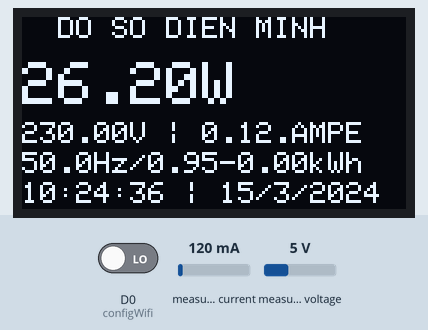
This sketch was run on a simulated ESP8266 (NodeMCU). Parts: 128×64 one-colour display. The inputs (shaded band) are chosen by the test bench; at power-on: measured current 120 mA, measured voltage 5 V, D0 (configWifi) LOW. WiFi joins after 1.5 s; servers stay silent unless stated; the local clock reads 2024-03-15 10:24:30 at power-on unless the sketch sets it; EEPROM starts erased; what the sketch prints to the serial monitor is not drawn.

Above: at 7.2 s.
7.3 s: measured current set to 40 mA
At 8.9 s:
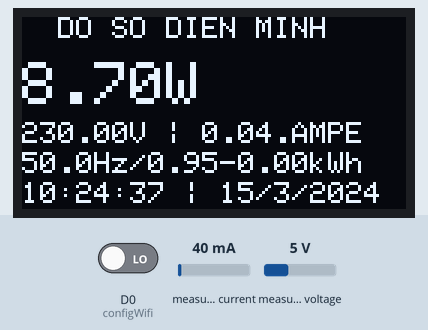
9.6 s: measured voltage set to 0.3 V
At 11.5 s:
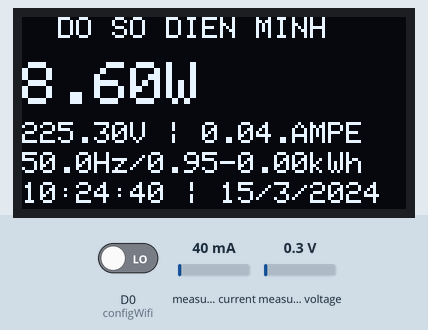
11.6 s: D0 (configWifi) driven HIGH
13.1 s: D0 (configWifi) driven LOW
At 15.8 s:
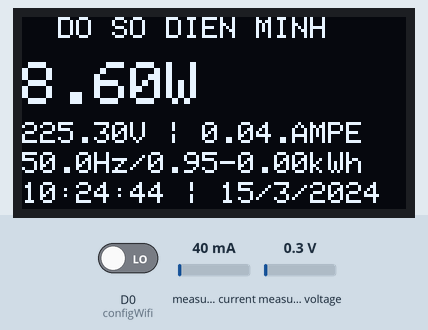
16.1 s: measured current set to 500 mA
At 16.8 s:
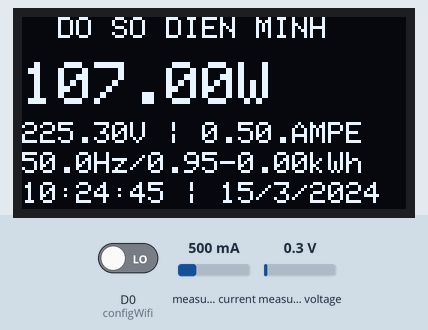
18.6 s: measured voltage set to 3.8 V
At 20.6 s:
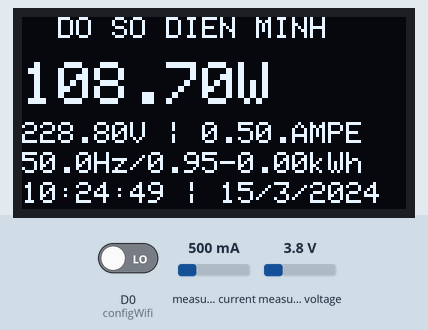
Timing chart, 0 to 21.6 s (numbered marks = the images above; inputs shaded):
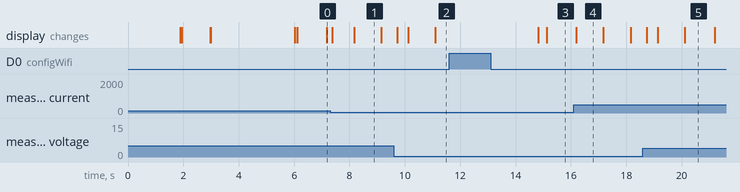

The sketch:

Ampe_code.ino
```cpp
/*
  Vision Old: CongToDien_1Pha_PZEM_LCD_OLED
  Vision New: CongToDien_1Pha_PZEM_LCD_OLED_V2

 *** CÔNG TƠ ĐIỆN TỬ WIFI 1 PHA + LCD1602 I2C or OLED 0.96 inch ***
  Youtube  : https://www.youtube.com/c/403ERRORVN
  Fanpage  : https://www.facebook.com/403ERRORVN
  Blog     : https://thichchetaotv.blogspot.com/

  Date     : 26/07/2022
  Update   : 03/03/2023

  History:
  - 22/09/2022: + Thêm Time & Date trên Màn hình hiển thị
                + Thêm thông số tiêu thụ (hôm qua, hôm nay, tháng trước, tháng này)


  Library:
  Blynk           : https://github.com/blynkkk/blynk-library
  PZEM004T        : https://github.com/mandulaj/PZEM-004T-v30
  WiFiManager     : https://github.com/tzapu/WiFiManager
  Adafruit_SSD1306: https://github.com/adafruit/Adafruit_SSD1306
  Adafruit_GFX.h  : https://github.com/adafruit/Adafruit-GFX-Library

  ***************** LOG ********************
  V10: Reset Energy       (Buton)

  ------------------------------------------
  V0 : Voltage            (V)
  V1 : Current            (A)
  V2 : Power              (W)
  V3 : Energy             (kWh)
  V4 : Freq               (Hz)
  V5 : pF
  V6 : Energy_today       (kWh)
  V7 : Energy_Yesterday   (kWh)
  V8 : Energy_This_month  (kWh)
  V9 : Energy_Last_month  (kWh)
  V11: WiFi strength      (%)
  V12: Time               (String)
  V13: Date               (String)

  Event :
*/

#include <SPI.h>
#include <Wire.h>
#include <Adafruit_GFX.h>
#include <Adafruit_SH110X.h>

#define SCREEN_WIDTH 128  // OLED display width, in pixels
#define SCREEN_HEIGHT 64  // OLED display height, in pixels

#define OLED_RESET -1         // Reset pin # (or -1 if sharing Arduino reset pin)
#define SCREEN_ADDRESS 0x3C  ///< See datasheet for Address; 0x3D for 128x64, 0x3C for 128x32
Adafruit_SH1106G display = Adafruit_SH1106G(SCREEN_WIDTH, SCREEN_HEIGHT, &Wire, OLED_RESET);

//========== SETTING WiFi ==========//
#define BLYNK_TEMPLATE_ID "TMPL6SZnkyACR"
#define BLYNK_TEMPLATE_NAME "cong to dien thong minh"
#define BLYNK_AUTH_TOKEN "U6zQmwKzfE9GSfHIV_Jrc1Vx8dVDUstw"

#define Device_Name "CONG TO DIEN 1 PHA"

// Comment this out to disable prints and save space
#define BLYNK_PRINT Serial
#include <ESP8266WiFi.h>
#include <BlynkSimpleEsp8266.h>
#include <TimeLib.h>
#include <WidgetRTC.h>
#include <DNSServer.h>
#include <ESP8266WebServer.h>
#include <WiFiManager.h>         //https://github.com/tzapu/WiFiManager
#include <EEPROM.h>

char auth[] = BLYNK_AUTH_TOKEN;

BlynkTimer timer;
WidgetRTC rtc;

#include <PZEM004Tv30.h>
#include <SoftwareSerial.h>

#define PZEM_RX_PIN 2   // GPIO2 - D4 ESP8266
#define PZEM_TX_PIN 0   // GPIO0 - D3 ESP8266
#define configWifi D0   //         D0 - Config WiFi

SoftwareSerial pzemSWSerial(PZEM_RX_PIN, PZEM_TX_PIN);
PZEM004Tv30 pzem(pzemSWSerial);


WiFiManager wifiManager;

float
voltage  ,
current  ,
power    ,
energy   ,
frequency,
pf       ,
Energy_today,
Energy_Yesterday,
Energy_This_month,
Energy_Last_month,
energy_log_day,
energy_log_month;

int
conv1  = 0,           // SYSTEM PARAMETER
conv2  = 0,
d_hour = 0,
d_day  = 0;

String
currentTime,
currentDate;

const unsigned char Logo [] PROGMEM = {
  0x00, 0x00, 0x00, 0x00, 0x00, 0x00, 0x00, 0x00, 0x00, 0x00, 0x00, 0x00, 0x00, 0x00, 0x00, 0x00,
  0x00, 0x00, 0x00, 0x00, 0x00, 0x00, 0x00, 0x00, 0x00, 0x00, 0x00, 0x00, 0x00, 0x00, 0x00, 0x00,
  0x00, 0x00, 0x00, 0x00, 0x00, 0x00, 0x00, 0x00, 0x00, 0x00, 0x00, 0x00, 0x00, 0x00, 0x00, 0x00,
  0x00, 0x00, 0x00, 0x00, 0x00, 0x00, 0x00, 0x00, 0x00, 0x00, 0x00, 0x00, 0x00, 0x00, 0x00, 0x00,
  0x00, 0x00, 0x00, 0x00, 0x00, 0x00, 0x1c, 0x03, 0xc0, 0x38, 0x00, 0x00, 0x00, 0x00, 0x00, 0x00,
  0x00, 0x00, 0x00, 0x00, 0x00, 0x00, 0x3e, 0x03, 0xc0, 0x7c, 0x00, 0x00, 0x00, 0x00, 0x00, 0x00,
  0x00, 0x00, 0x00, 0x00, 0x00, 0x00, 0x3f, 0x07, 0xe0, 0x7c, 0x00, 0x00, 0x00, 0x00, 0x00, 0x00,
  0x00, 0x00, 0x00, 0x00, 0x00, 0x00, 0x3f, 0x07, 0xe0, 0x7c, 0x00, 0x00, 0x00, 0x00, 0x00, 0x00,
  0x00, 0x00, 0x00, 0x00, 0x00, 0x00, 0x3f, 0x07, 0xe0, 0x7c, 0x00, 0x00, 0x00, 0x00, 0x00, 0x00,
  0x00, 0x00, 0x00, 0x00, 0x00, 0x00, 0x3f, 0x07, 0xe0, 0xfc, 0x00, 0x00, 0x00, 0x00, 0x00, 0x00,
  0x00, 0x00, 0x00, 0x00, 0x00, 0x0f, 0xff, 0xff, 0xff, 0xff, 0xf0, 0x00, 0x00, 0x00, 0x00, 0x00,
  0x00, 0x00, 0x00, 0x00, 0x00, 0x1f, 0xff, 0xff, 0xff, 0xff, 0xf8, 0x00, 0x00, 0x00, 0x00, 0x00,
  0x00, 0x00, 0x00, 0x00, 0x00, 0x3f, 0xff, 0xff, 0xff, 0xff, 0xfc, 0x00, 0x00, 0x00, 0x00, 0x00,
  0x00, 0x00, 0x00, 0x00, 0x00, 0x3f, 0xff, 0xff, 0xff, 0xff, 0xfc, 0x00, 0x00, 0x00, 0x00, 0x00,
  0x00, 0x00, 0x00, 0x00, 0x00, 0x3f, 0xff, 0xff, 0xff, 0xff, 0xde, 0x00, 0x00, 0x00, 0x00, 0x00,
  0x00, 0x00, 0x00, 0x00, 0x00, 0x3f, 0xff, 0xff, 0xff, 0xff, 0xfe, 0x00, 0x00, 0x00, 0x00, 0x00,
  0x00, 0x00, 0x00, 0x00, 0x00, 0x3f, 0xff, 0xff, 0xff, 0xff, 0xfe, 0x00, 0x00, 0x00, 0x00, 0x00,
  0x00, 0x00, 0x00, 0x00, 0x00, 0x3f, 0x80, 0x00, 0x00, 0x01, 0xfe, 0x00, 0x00, 0x00, 0x00, 0x00,
  0x00, 0x00, 0x00, 0x00, 0x07, 0xff, 0x80, 0x00, 0x00, 0x01, 0xff, 0xe0, 0x00, 0x00, 0x00, 0x00,
  0x00, 0x00, 0x00, 0x00, 0x0f, 0xff, 0x80, 0x00, 0x00, 0x01, 0xff, 0xf0, 0x00, 0x00, 0x00, 0x00,
  0x00, 0x00, 0x00, 0x00, 0x0f, 0xff, 0x80, 0x00, 0x00, 0x01, 0xff, 0xf0, 0x00, 0x00, 0x00, 0x00,
  0x00, 0x00, 0x00, 0x00, 0x0f, 0xff, 0x80, 0x00, 0x00, 0x01, 0xff, 0xf0, 0x00, 0x00, 0x00, 0x00,
  0x00, 0x00, 0x00, 0x00, 0x0f, 0xff, 0x80, 0x00, 0x00, 0x01, 0xff, 0xf0, 0x00, 0x00, 0x00, 0x00,
  0x00, 0x00, 0x00, 0x00, 0x03, 0xff, 0x80, 0x00, 0x00, 0x01, 0xff, 0xc0, 0x00, 0x00, 0x00, 0x00,
  0x00, 0x00, 0x00, 0x00, 0x00, 0x3f, 0x80, 0x00, 0x00, 0x01, 0xfe, 0x00, 0x00, 0x00, 0x00, 0x00,
  0x00, 0x00, 0x00, 0x00, 0x00, 0x3f, 0x80, 0x3f, 0x1f, 0xf9, 0xfe, 0x00, 0x00, 0x00, 0x00, 0x00,
  0x00, 0x00, 0x00, 0x00, 0x00, 0x3f, 0x80, 0x7f, 0x1f, 0xf9, 0xfe, 0x00, 0x00, 0x00, 0x00, 0x00,
  0x00, 0x00, 0x00, 0x00, 0x00, 0x3f, 0x80, 0xff, 0x3f, 0xf1, 0xfe, 0x00, 0x00, 0x00, 0x00, 0x00,
  0x00, 0x00, 0x00, 0x00, 0x00, 0x3f, 0x81, 0xff, 0x3f, 0xf1, 0xfe, 0x00, 0x00, 0x00, 0x00, 0x00,
  0x00, 0x00, 0x00, 0x00, 0x03, 0xff, 0x83, 0xfe, 0x3e, 0x01, 0xff, 0xe0, 0x00, 0x00, 0x00, 0x00,
  0x00, 0x00, 0x00, 0x00, 0x0f, 0xff, 0x87, 0xfe, 0x3f, 0xe1, 0xff, 0xf0, 0x00, 0x00, 0x00, 0x00,
  0x00, 0x00, 0x00, 0x00, 0x0f, 0xff, 0x8f, 0xbe, 0x3f, 0xe1, 0xff, 0xf0, 0x00, 0x00, 0x00, 0x00,
  0x00, 0x00, 0x00, 0x00, 0x0f, 0xff, 0x9f, 0xff, 0x7f, 0xc1, 0xff, 0xf0, 0x00, 0x00, 0x00, 0x00,
  0x00, 0x00, 0x00, 0x00, 0x0f, 0xff, 0x9f, 0xff, 0x7f, 0xc1, 0xff, 0xf0, 0x00, 0x00, 0x00, 0x00,
  0x00, 0x00, 0x00, 0x00, 0x03, 0xff, 0x9f, 0xff, 0x7c, 0x01, 0xff, 0xe0, 0x00, 0x00, 0x00, 0x00,
  0x00, 0x00, 0x00, 0x00, 0x00, 0x3f, 0x9f, 0xff, 0x7f, 0xe1, 0xfe, 0x00, 0x00, 0x00, 0x00, 0x00,
  0x00, 0x00, 0x00, 0x00, 0x00, 0x3f, 0x80, 0x7c, 0x7f, 0xc1, 0xfe, 0x00, 0x00, 0x00, 0x00, 0x00,
  0x00, 0x00, 0x00, 0x00, 0x00, 0x3f, 0x80, 0x7c, 0xff, 0xc1, 0xfe, 0x00, 0x00, 0x00, 0x00, 0x00,
  0x00, 0x00, 0x00, 0x00, 0x00, 0x3f, 0x80, 0xf8, 0xff, 0xc1, 0xfe, 0x00, 0x00, 0x00, 0x00, 0x00,
  0x00, 0x00, 0x00, 0x00, 0x00, 0x3f, 0x80, 0x00, 0x00, 0x01, 0xfe, 0x00, 0x00, 0x00, 0x00, 0x00,
  0x00, 0x00, 0x00, 0x00, 0x03, 0xff, 0x80, 0x00, 0x00, 0x01, 0xff, 0x80, 0x00, 0x00, 0x00, 0x00,
  0x00, 0x00, 0x00, 0x00, 0x0f, 0xff, 0x80, 0x00, 0x00, 0x01, 0xff, 0xf0, 0x00, 0x00, 0x00, 0x00,
  0x00, 0x00, 0x00, 0x00, 0x0f, 0xff, 0x80, 0x00, 0x00, 0x01, 0xff, 0xf0, 0x00, 0x00, 0x00, 0x00,
  0x00, 0x00, 0x00, 0x00, 0x0f, 0xff, 0x80, 0x00, 0x00, 0x01, 0xff, 0xf0, 0x00, 0x00, 0x00, 0x00,
  0x00, 0x00, 0x00, 0x00, 0x0f, 0xff, 0x80, 0x00, 0x00, 0x01, 0xff, 0xf0, 0x00, 0x00, 0x00, 0x00,
  0x00, 0x00, 0x00, 0x00, 0x07, 0xff, 0x80, 0x00, 0x00, 0x01, 0xff, 0xe0, 0x00, 0x00, 0x00, 0x00,
  0x00, 0x00, 0x00, 0x00, 0x00, 0x3f, 0x80, 0x00, 0x00, 0x01, 0xfe, 0x00, 0x00, 0x00, 0x00, 0x00,
  0x00, 0x00, 0x00, 0x00, 0x00, 0x3f, 0xff, 0xff, 0xff, 0xff, 0xfe, 0x00, 0x00, 0x00, 0x00, 0x00,
  0x00, 0x00, 0x00, 0x00, 0x00, 0x3f, 0xff, 0xff, 0xff, 0xff, 0xfe, 0x00, 0x00, 0x00, 0x00, 0x00,
  0x00, 0x00, 0x00, 0x00, 0x00, 0x3f, 0xff, 0xff, 0xff, 0xff, 0xfe, 0x00, 0x00, 0x00, 0x00, 0x00,
  0x00, 0x00, 0x00, 0x00, 0x00, 0x3f, 0xff, 0xff, 0xff, 0xff, 0xfc, 0x00, 0x00, 0x00, 0x00, 0x00,
  0x00, 0x00, 0x00, 0x00, 0x00, 0x3f, 0xff, 0xff, 0xff, 0xff, 0xfc, 0x00, 0x00, 0x00, 0x00, 0x00,
  0x00, 0x00, 0x00, 0x00, 0x00, 0x1f, 0xff, 0xff, 0xff, 0xff, 0xf8, 0x00, 0x00, 0x00, 0x00, 0x00,
  0x00, 0x00, 0x00, 0x00, 0x00, 0x0f, 0xff, 0xff, 0xff, 0xff, 0xf0, 0x00, 0x00, 0x00, 0x00, 0x00,
  0x00, 0x00, 0x00, 0x00, 0x00, 0x00, 0x3f, 0x07, 0xe0, 0xfe, 0x00, 0x00, 0x00, 0x00, 0x00, 0x00,
  0x00, 0x00, 0x00, 0x00, 0x00, 0x00, 0x3f, 0x07, 0xe0, 0x7c, 0x00, 0x00, 0x00, 0x00, 0x00, 0x00,
  0x00, 0x00, 0x00, 0x00, 0x00, 0x00, 0x3f, 0x07, 0xe0, 0x7c, 0x00, 0x00, 0x00, 0x00, 0x00, 0x00,
  0x00, 0x00, 0x00, 0x00, 0x00, 0x00, 0x3f, 0x07, 0xe0, 0x7c, 0x00, 0x00, 0x00, 0x00, 0x00, 0x00,
  0x00, 0x00, 0x00, 0x00, 0x00, 0x00, 0x3e, 0x03, 0xe0, 0x7c, 0x00, 0x00, 0x00, 0x00, 0x00, 0x00,
  0x00, 0x00, 0x00, 0x00, 0x00, 0x00, 0x1e, 0x03, 0xc0, 0x38, 0x00, 0x00, 0x00, 0x00, 0x00, 0x00,
  0x00, 0x00, 0x00, 0x00, 0x00, 0x00, 0x00, 0x00, 0x00, 0x00, 0x00, 0x00, 0x00, 0x00, 0x00, 0x00,
  0x00, 0x00, 0x00, 0x00, 0x00, 0x00, 0x00, 0x00, 0x00, 0x00, 0x00, 0x00, 0x00, 0x00, 0x00, 0x00,
  0x00, 0x00, 0x00, 0x00, 0x00, 0x00, 0x00, 0x00, 0x00, 0x00, 0x00, 0x00, 0x00, 0x00, 0x00, 0x00,
  0x00, 0x00, 0x00, 0x00, 0x00, 0x00, 0x00, 0x00, 0x00, 0x00, 0x00, 0x00, 0x00, 0x00, 0x00, 0x00
};

void clockDisplay()
{
  // You can call hour(), minute(), ... at any time
  // Please see Time library examples for details

  currentTime = String(hour()) + ":" + minute() + ":" + second();
  currentDate = String(day()) + "/" + month() + "/" + year();
  // Serial.print("Current time: ");
  // Serial.print(currentTime);
  // Serial.print(" ");
  // Serial.print(currentDate);
  // Serial.println();
}

BLYNK_CONNECTED() {
  // Synchronize time on connection
  rtc.begin();
}

BLYNK_WRITE(V10) {         // Button Widget V6
  if (param.asInt() == 1) {
    pzem.resetEnergy();
    Energy_Yesterday = 0;
    Energy_Last_month = 0;
  }
}

void setup() {
  Serial.begin(115200);
  pinMode(configWifi, INPUT);
  EEPROM.begin(512);
  loadSettings();

  //lcd.init();  //lcd.setBacklight(HIGH);

  display.begin(SCREEN_ADDRESS, true);

  wifiManager.setConfigPortalTimeout(60); // 1 minute

  //  wifiManager.autoConnect("CongToDien1Pha");

  if (!wifiManager.autoConnect(Device_Name)) {
    Serial.println("failed to connect and hit timeout");
    display.clearDisplay();
    display.setTextSize(1);
    display.setTextColor(SH110X_WHITE);
    display.setCursor(0, 0);
    display.println("Dang Ket Noi....");
    display.display();
    delay(3000);
    //reset and try again, or maybe put it to deep sleep
    ESP.restart();
    delay(5000);
  }

  display.clearDisplay();
  display.display();

  display.setTextSize(1);
  display.setTextColor(SH110X_WHITE);
  display.setCursor(0, 0);
  display.println("Wifi connecting to ");
  display.println( WiFi.SSID().c_str() );

  Blynk.begin(auth, WiFi.SSID().c_str(), WiFi.psk().c_str());

  display.println("\nConnecting");
  display.display();

  while ( WiFi.status() != WL_CONNECTED ) {
    delay(500);
    display.print(".");
    display.display();
  }

  display.clearDisplay();
  display.display();
  display.setCursor(0, 0);

  display.println("Wifi Connected!");
  display.print("IP:");
  display.println(WiFi.localIP() );
  display.display();
  delay(1000);

  display.clearDisplay();
  display.display();


  display.drawBitmap(0, 0, Logo, 128, 64, SH110X_WHITE);
  display.display();

  delay(3000);
  display.clearDisplay();

  display.display();

  setSyncInterval(10 * 60); // Sync interval in seconds (10 minutes)
  // Display digital clock every 1 seconds
  timer.setInterval(1000L, clockDisplay);

} // end setup

void loop() {
  if (digitalRead(configWifi) == HIGH) {
    delay(30);
    if (digitalRead(configWifi) == HIGH) {
      delay(3000);
      if (digitalRead(configWifi) == HIGH) {
        wifiManager.resetSettings();
        delay(1000);
        ESP.restart();
      }
    }
  }

  voltage = pzem.voltage();
  current = pzem.current();
  power = pzem.power();
  energy = pzem.energy();
  frequency = pzem.frequency();
  pf = pzem.pf();

  //SerialMonitor();
  OLED13();           // Select if using OLED 0.96 display
  // LCD1602();           // Select if using LCD 1602 display
  energy_calculate();
  sendBlynk();
  Blynk.run();
  timer.run();

} //end loop

void sendBlynk()
{
  Blynk.virtualWrite(V0, voltage);
  Blynk.virtualWrite(V1, current);
  Blynk.virtualWrite(V2, power  );
  Blynk.virtualWrite(V3, energy );
  Blynk.virtualWrite(V4, frequency);
  Blynk.virtualWrite(V5, pf);
  Blynk.virtualWrite(V6, Energy_today);
  Blynk.virtualWrite(V7, Energy_Yesterday);
  Blynk.virtualWrite(V8, Energy_This_month);
  Blynk.virtualWrite(V9, Energy_Last_month);
  // V10 - Reset Energy
  Blynk.virtualWrite(V11, 2 * (WiFi.RSSI() + 100));
  Blynk.virtualWrite(V12, currentTime);
  Blynk.virtualWrite(V13, currentDate);

}

void OLED13()
{
  if (isnan(voltage)) {
    display.clearDisplay();
    display.setTextSize(2);
    display.setCursor(0, 0);              // Start at top-left corner
    display.print("          ");
    display.setCursor(10, 10); display.print("   NOT   ");
    display.setCursor(10, 30); display.print("CONNECTED");
    display.display();
  }
  else {
    display.clearDisplay();
    display.setTextSize(1);
    display.setTextColor(SH110X_WHITE);  // Draw white text
    display.setCursor(0, 0);              // Start at top-left corner
    display.print("  DO SO DIEN MINH ");
    display.setTextSize(2);
    display.setCursor(0, 15);
    display.print(power);            display.print("W");
    display.setTextSize(1);                  // Normal 1:1 pixel scale
    display.setCursor(0, 35);
    display.print(voltage);          display.print("V | ");
    display.print(current);          display.print(".AMPE");
    display.setCursor(0, 45);
    display.print(frequency, 1);     display.print("Hz/");
    display.print(pf);               display.print("-");
    display.print(energy);           display.print("kWh");

    display.setCursor(0, 55);
    display.print(currentTime);   display.print(" | ");
    display.print(currentDate);
    display.display();
  }
} // end hienthiLCD


void SerialMonitor()
{
  // Check if the data is valid
  if (isnan(voltage)) {
    Serial.println("Error reading voltage");
  } else if (isnan(current)) {
    Serial.println("Error reading current");
  } else if (isnan(power)) {
    Serial.println("Error reading power");
  } else if (isnan(energy)) {
    Serial.println("Error reading energy");
  } else if (isnan(frequency)) {
    Serial.println("Error reading frequency");
  } else if (isnan(pf)) {
    Serial.println("Error reading power factor");
  } else {

    // Print the values to the Serial console
    Serial.print("Voltage: ");      Serial.print(voltage);      Serial.println("V");
    Serial.print("Current: ");      Serial.print(current);      Serial.println("A");
    Serial.print("Power: ");        Serial.print(power);        Serial.println("W");
    Serial.print("Energy: ");       Serial.print(energy, 3);     Serial.println("kWh");
    Serial.print("Frequency: ");    Serial.print(frequency, 1); Serial.println("Hz");
    Serial.print("PF: ");           Serial.println(pf);
  }
  Serial.println();
}  // end SerialMonitor

void energy_calculate() {
  // int T_hour = hour();
  // int D_day  = day();
  Energy_today = energy - energy_log_day;
  if (hour() != 0) {
    d_hour = 1;
  }

  if ((hour() == 0)  && (d_hour == 1) ) {  // sang ngày mới
    Energy_Yesterday = Energy_today;
    Energy_today     = 0;
    energy_log_day   = energy;
    d_hour           = 0;
  }

  Energy_This_month = energy - energy_log_month;
  if (day() != 1) {
    d_day = 1;
  }

  if ((day() == 1) && (d_day == 1)) {
    Energy_Last_month = Energy_This_month;
    Energy_This_month = 0;
    energy_log_month  = energy;
    d_day = 0;
  }

  Serial.print("Hour: "); Serial.print(hour());  Serial.print(" | d_hour: "); Serial.println(d_hour);
  saveSettings();
}


void loadSettings() {
  Energy_today       = EEPROM.read(0) + (EEPROM.read(1) * .01);
  Energy_Yesterday   = EEPROM.read(2) + (EEPROM.read(3) * .01);
  Energy_This_month  = EEPROM.read(4) + (EEPROM.read(5) * .01);
  Energy_Last_month  = EEPROM.read(6) + (EEPROM.read(7) * .01);
}

void saveSettings() {
  conv1 = Energy_today * 100;
  conv2 = conv1 % 100;
  EEPROM.write(0, Energy_today);
  EEPROM.write(1, conv2);

  conv1 = Energy_Yesterday * 100;
  conv2 = conv1 % 100;
  EEPROM.write(2, Energy_Yesterday);
  EEPROM.write(3, conv2);

  conv1 = Energy_This_month * 100;
  conv2 = conv1 % 100;
  EEPROM.write(4, Energy_This_month);
  EEPROM.write(5, conv2);

  conv1 = Energy_Last_month * 100;
  conv2 = conv1 % 100;
  EEPROM.write(6, Energy_Last_month);
  EEPROM.write(7, conv2);
  EEPROM.commit();                     //Saves setting changes to flash memory
}
void saveAutoloadSettings() {
  //  EEPROM.write(11,flashMemLoad);       //STORE: Enable autoload
  //EEPROM.commit();                     //Saves setting changes to flash memory
}
```

Measured:
- after the input at 11.6 s, every drawn part: stays the same
- after the input at 13.1 s, the display: first changes after 1.7 s (image 3 shows a later state)
- what the display in image 1 shows lasts 0.9 s, from 8.2 s to 9.1 s
